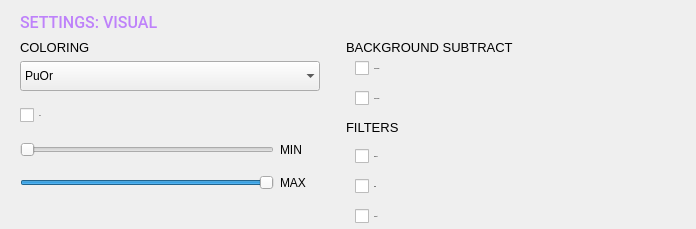
         <widget class="QWidget" name="datapointsPage">
          <property name="sizePolicy">
           <sizepolicy hsizetype="Expanding" vsizetype="Preferred">
            <horstretch>0</horstretch>
            <verstretch>0</verstretch>
           </sizepolicy>
          </property>
          <property name="layoutDirection">
           <enum>Qt::LeftToRight</enum>
          </property>
          <property name="autoFillBackground">
           <bool>false</bool>
          </property>
          <layout class="QHBoxLayout" name="horizontalLayout">
           <property name="leftMargin">
            <number>0</number>
           </property>
           <property name="rightMargin">
            <number>0</number>
           </property>
           <property name="bottomMargin">
            <number>0</number>
           </property>
           <item>
            <widget class="QFrame" name="frame_8">
             <property name="sizePolicy">
              <sizepolicy hsizetype="Preferred" vsizetype="Preferred">
               <horstretch>0</horstretch>
               <verstretch>0</verstretch>
              </sizepolicy>
             </property>
             <property name="styleSheet">
              <string notr="true">QPushButton {
	color: rgb(170, 170, 170);
	text-align: left;
	border: none;
}</string>
             </property>
             <layout class="QGridLayout" name="gridLayout_5">
              <property name="leftMargin">
               <number>20</number>
              </property>
              <property name="topMargin">
               <number>0</number>
              </property>
              <property name="rightMargin">
               <number>0</number>
              </property>
              <property name="bottomMargin">
               <number>0</number>
              </property>
              <property name="spacing">
               <number>-1</number>
              </property>
              <item row="6" column="3">
               <spacer name="verticalSpacer_7">
                <property name="orientation">
                 <enum>Qt::Vertical</enum>
                </property>
                <property name="sizeHint" stdset="0">
                 <size>
                  <width>20</width>
                  <height>5</height>
                 </size>
                </property>
               </spacer>
              </item>
              <item row="3" column="0">
               <widget class="QWidget" name="colorGridWidget" native="true">
                <property name="sizePolicy">
                 <sizepolicy hsizetype="Expanding" vsizetype="Fixed">
                  <horstretch>0</horstretch>
                  <verstretch>0</verstretch>
                 </sizepolicy>
                </property>
                <property name="minimumSize">
                 <size>
                  <width>0</width>
                  <height>0</height>
                 </size>
                </property>
                <property name="maximumSize">
                 <size>
                  <width>1000000</width>
                  <height>16777215</height>
                 </size>
                </property>
                <layout class="QGridLayout" name="gridLayout_9">
                 <property name="leftMargin">
                  <number>0</number>
                 </property>
                 <property name="topMargin">
                  <number>0</number>
                 </property>
                 <property name="rightMargin">
                  <number>0</number>
                 </property>
                 <property name="bottomMargin">
                  <number>0</number>
                 </property>
                 <property name="horizontalSpacing">
                  <number>-1</number>
                 </property>
                 <property name="verticalSpacing">
                  <number>15</number>
                 </property>
                 <item row="5" column="1">
                  <widget class="QLabel" name="label_3">
                   <property name="text">
                    <string>MAX</string>
                   </property>
                  </widget>
                 </item>
                 <item row="3" column="0">
                  <widget class="QSlider" name="rangeSliderMin">
                   <property name="minimumSize">
                    <size>
                     <width>0</width>
                     <height>18</height>
                    </size>
                   </property>
                   <property name="maximum">
                    <number>99</number>
                   </property>
                   <property name="singleStep">
                    <number>1</number>
                   </property>
                   <property name="orientation">
                    <enum>Qt::Horizontal</enum>
                   </property>
                  </widget>
                 </item>
                 <item row="2" column="0">
                  <widget class="QCheckBox" name="logScaleCheckBox">
                   <property name="font">
                    <font>
                     <family>Roboto Medium</family>
                     <pointsize>-1</pointsize>
                    </font>
                   </property>
                   <property name="layoutDirection">
                    <enum>Qt::LeftToRight</enum>
                   </property>
                   <property name="autoFillBackground">
                    <bool>false</bool>
                   </property>
                   <property name="text">
                    <string notr="true">Log</string>
                   </property>
                   <property name="checked">
                    <bool>false</bool>
                   </property>
                  </widget>
                 </item>
                 <item row="2" column="1">
                  <spacer name="horizontalSpacer_12">
                   <property name="orientation">
                    <enum>Qt::Horizontal</enum>
                   </property>
                   <property name="sizeType">
                    <enum>QSizePolicy::Fixed</enum>
                   </property>
                   <property name="sizeHint" stdset="0">
                    <size>
                     <width>40</width>
                     <height>20</height>
                    </size>
                   </property>
                  </spacer>
                 </item>
                 <item row="5" column="0">
                  <widget class="QSlider" name="rangeSliderMax">
                   <property name="minimumSize">
                    <size>
                     <width>0</width>
                     <height>18</height>
                    </size>
                   </property>
                   <property name="maximum">
                    <number>99</number>
                   </property>
                   <property name="value">
                    <number>99</number>
                   </property>
                   <property name="sliderPosition">
                    <number>99</number>
                   </property>
                   <property name="orientation">
                    <enum>Qt::Horizontal</enum>
                   </property>
                  </widget>
                 </item>
                 <item row="3" column="1">
                  <widget class="QLabel" name="label_2">
                   <property name="text">
                    <string>MIN</string>
                   </property>
                  </widget>
                 </item>
                 <item row="1" column="0" colspan="2">
                  <widget class="QComboBox" name="colorComboBox">
                   <property name="sizePolicy">
                    <sizepolicy hsizetype="Preferred" vsizetype="Fixed">
                     <horstretch>0</horstretch>
                     <verstretch>0</verstretch>
                    </sizepolicy>
                   </property>
                   <property name="minimumSize">
                    <size>
                     <width>100</width>
                     <height>30</height>
                    </size>
                   </property>
                   <property name="toolTip">
                    <string notr="true"/>
                   </property>
                   <property name="currentText">
                    <string>PuOr</string>
                   </property>
                   <property name="iconSize">
                    <size>
                     <width>150</width>
                     <height>20</height>
                    </size>
                   </property>
                   <property name="frame">
                    <bool>false</bool>
                   </property>
                   <item>
                    <property name="text">
                     <string notr="true">PuOr</string>
                    </property>
                    <property name="icon">
                     <iconset resource="resources.qrc">
                      <normaloff>:/icons/PuOr.png</normaloff>:/icons/PuOr.png</iconset>
                    </property>
                   </item>
                   <item>
                    <property name="text">
                     <string notr="true">RdYlBu</string>
                    </property>
                    <property name="icon">
                     <iconset resource="resources.qrc">
                      <normaloff>:/icons/RdYlBu.png</normaloff>:/icons/RdYlBu.png</iconset>
                    </property>
                   </item>
                   <item>
                    <property name="text">
                     <string notr="true">bwr</string>
                    </property>
                    <property name="icon">
                     <iconset resource="resources.qrc">
                      <normaloff>:/icons/bwr.png</normaloff>:/icons/bwr.png</iconset>
                    </property>
                   </item>
                   <item>
                    <property name="text">
                     <string notr="true">viridis</string>
                    </property>
                    <property name="icon">
                     <iconset resource="resources.qrc">
                      <normaloff>:/icons/viridis.png</normaloff>:/icons/viridis.png</iconset>
                    </property>
                   </item>
                   <item>
                    <property name="text">
                     <string notr="true">cividis</string>
                    </property>
                    <property name="icon">
                     <iconset resource="resources.qrc">
                      <normaloff>:/icons/cividis.png</normaloff>:/icons/cividis.png</iconset>
                    </property>
                   </item>
                   <item>
                    <property name="text">
                     <string notr="true">gray</string>
                    </property>
                    <property name="icon">
                     <iconset resource="resources.qrc">
                      <normaloff>:/icons/gray.png</normaloff>:/icons/gray.png</iconset>
                    </property>
                   </item>
                  </widget>
                 </item>
                </layout>
               </widget>
              </item>
              <item row="0" column="0">
               <widget class="QLabel" name="label_4">
                <property name="enabled">
                 <bool>true</bool>
                </property>
                <property name="sizePolicy">
                 <sizepolicy hsizetype="Preferred" vsizetype="Fixed">
                  <horstretch>0</horstretch>
                  <verstretch>0</verstretch>
                 </sizepolicy>
                </property>
                <property name="minimumSize">
                 <size>
                  <width>0</width>
                  <height>23</height>
                 </size>
                </property>
                <property name="font">
                 <font>
                  <family>Roboto Medium</family>
                  <pointsize>-1</pointsize>
                  <fontweight>Light</fontweight>
                 </font>
                </property>
                <property name="styleSheet">
                 <string notr="true">color: rgb(190, 130, 250);
 font-size:16px;</string>
                </property>
                <property name="frameShape">
                 <enum>QFrame::NoFrame</enum>
                </property>
                <property name="text">
                 <string>SETTINGS: VISUAL</string>
                </property>
                <property name="alignment">
                 <set>Qt::AlignLeading|Qt::AlignLeft|Qt::AlignVCenter</set>
                </property>
                <property name="margin">
                 <number>0</number>
                </property>
                <property name="indent">
                 <number>0</number>
                </property>
               </widget>
              </item>
              <item row="3" column="4" rowspan="3">
               <widget class="QWidget" name="widget_2" native="true">
                <property name="sizePolicy">
                 <sizepolicy hsizetype="Minimum" vsizetype="Preferred">
                  <horstretch>0</horstretch>
                  <verstretch>0</verstretch>
                 </sizepolicy>
                </property>
                <property name="minimumSize">
                 <size>
                  <width>300</width>
                  <height>0</height>
                 </size>
                </property>
                <property name="maximumSize">
                 <size>
                  <width>500</width>
                  <height>16777215</height>
                 </size>
                </property>
                <layout class="QVBoxLayout" name="verticalLayout_5">
                 <property name="spacing">
                  <number>-1</number>
                 </property>
                 <property name="leftMargin">
                  <number>0</number>
                 </property>
                 <property name="topMargin">
                  <number>0</number>
                 </property>
                 <property name="rightMargin">
                  <number>0</number>
                 </property>
                 <property name="bottomMargin">
                  <number>0</number>
                 </property>
                 <item>
                  <widget class="QFrame" name="bgndSubtractQFrame">
                   <property name="sizePolicy">
                    <sizepolicy hsizetype="Expanding" vsizetype="Fixed">
                     <horstretch>0</horstretch>
                     <verstretch>0</verstretch>
                    </sizepolicy>
                   </property>
                   <property name="minimumSize">
                    <size>
                     <width>330</width>
                     <height>0</height>
                    </size>
                   </property>
                   <property name="layoutDirection">
                    <enum>Qt::LeftToRight</enum>
                   </property>
                   <layout class="QVBoxLayout" name="verticalLayout_7">
                    <property name="spacing">
                     <number>15</number>
                    </property>
                    <property name="topMargin">
                     <number>0</number>
                    </property>
                    <property name="bottomMargin">
                     <number>0</number>
                    </property>
                    <item>
                     <widget class="QCheckBox" name="bgndSubtractXCheckBox">
                      <property name="sizePolicy">
                       <sizepolicy hsizetype="Fixed" vsizetype="Fixed">
                        <horstretch>0</horstretch>
                        <verstretch>0</verstretch>
                       </sizepolicy>
                      </property>
                      <property name="font">
                       <font>
                        <family>Roboto Medium</family>
                        <pointsize>-1</pointsize>
                       </font>
                      </property>
                      <property name="toolTip">
                       <string notr="true">Background subtraction along X</string>
                      </property>
                      <property name="text">
                       <string notr="true">Along X axis</string>
                      </property>
                      <property name="checked">
                       <bool>false</bool>
                      </property>
                      <property name="tristate">
                       <bool>false</bool>
                      </property>
                     </widget>
                    </item>
                    <item>
                     <widget class="QCheckBox" name="bgndSubtractYCheckBox">
                      <property name="sizePolicy">
                       <sizepolicy hsizetype="Fixed" vsizetype="Fixed">
                        <horstretch>0</horstretch>
                        <verstretch>0</verstretch>
                       </sizepolicy>
                      </property>
                      <property name="font">
                       <font>
                        <family>Roboto Medium</family>
                        <pointsize>-1</pointsize>
                       </font>
                      </property>
                      <property name="toolTip">
                       <string notr="true">Background subtraction along Y</string>
                      </property>
                      <property name="text">
                       <string notr="true">Along Y axis</string>
                      </property>
                      <property name="tristate">
                       <bool>false</bool>
                      </property>
                     </widget>
                    </item>
                   </layout>
                  </widget>
                 </item>
                 <item>
                  <widget class="QLabel" name="label_39">
                   <property name="styleSheet">
                    <string notr="true">font-size: 13px</string>
                   </property>
                   <property name="text">
                    <string>FILTERS</string>
                   </property>
                  </widget>
                 </item>
                 <item>
                  <widget class="QFrame" name="filterQFrame">
                   <property name="sizePolicy">
                    <sizepolicy hsizetype="Expanding" vsizetype="Fixed">
                     <horstretch>0</horstretch>
                     <verstretch>0</verstretch>
                    </sizepolicy>
                   </property>
                   <property name="minimumSize">
                    <size>
                     <width>0</width>
                     <height>0</height>
                    </size>
                   </property>
                   <property name="maximumSize">
                    <size>
                     <width>16777215</width>
                     <height>16777215</height>
                    </size>
                   </property>
                   <layout class="QVBoxLayout" name="verticalLayout_12">
                    <property name="spacing">
                     <number>15</number>
                    </property>
                    <property name="topMargin">
                     <number>0</number>
                    </property>
                    <property name="bottomMargin">
                     <number>0</number>
                    </property>
                    <item>
                     <widget class="QCheckBox" name="waveletCheckBox">
                      <property name="font">
                       <font>
                        <family>Roboto Medium</family>
                        <pointsize>-1</pointsize>
                       </font>
                      </property>
                      <property name="toolTip">
                       <string notr="true"/>
                      </property>
                      <property name="text">
                       <string notr="true">Denoise</string>
                      </property>
                     </widget>
                    </item>
                    <item>
                     <widget class="QCheckBox" name="edgeFilterCheckBox">
                      <property name="font">
                       <font>
                        <family>Roboto Medium</family>
                        <pointsize>-1</pointsize>
                       </font>
                      </property>
                      <property name="toolTip">
                       <string notr="true"/>
                      </property>
                      <property name="text">
                       <string notr="true">Edge</string>
                      </property>
                     </widget>
                    </item>
                    <item>
                     <widget class="QCheckBox" name="topHatCheckBox">
                      <property name="font">
                       <font>
                        <family>Roboto Medium</family>
                        <pointsize>-1</pointsize>
                       </font>
                      </property>
                      <property name="toolTip">
                       <string notr="true"/>
                      </property>
                      <property name="text">
                       <string notr="true">Top-hat</string>
                      </property>
                     </widget>
                    </item>
                   </layout>
                  </widget>
                 </item>
                </layout>
               </widget>
              </item>
              <item row="5" column="5">
               <spacer name="horizontalSpacer_13">
                <property name="orientation">
                 <enum>Qt::Horizontal</enum>
                </property>
                <property name="sizeType">
                 <enum>QSizePolicy::Expanding</enum>
                </property>
                <property name="sizeHint" stdset="0">
                 <size>
                  <width>20</width>
                  <height>20</height>
                 </size>
                </property>
               </spacer>
              </item>
              <item row="2" column="4">
               <widget class="QLabel" name="label_38">
                <property name="styleSheet">
                 <string notr="true">font-size: 13px</string>
                </property>
                <property name="text">
                 <string>BACKGROUND SUBTRACT</string>
                </property>
               </widget>
              </item>
              <item row="5" column="0">
               <widget class="QWidget" name="widget" native="true">
                <property name="sizePolicy">
                 <sizepolicy hsizetype="Minimum" vsizetype="Preferred">
                  <horstretch>0</horstretch>
                  <verstretch>0</verstretch>
                 </sizepolicy>
                </property>
                <property name="minimumSize">
                 <size>
                  <width>300</width>
                  <height>0</height>
                 </size>
                </property>
                <property name="maximumSize">
                 <size>
                  <width>500</width>
                  <height>16777215</height>
                 </size>
                </property>
                <layout class="QVBoxLayout" name="verticalLayout_2">
                 <property name="leftMargin">
                  <number>0</number>
                 </property>
                 <property name="topMargin">
                  <number>0</number>
                 </property>
                 <property name="rightMargin">
                  <number>0</number>
                 </property>
                 <property name="bottomMargin">
                  <number>0</number>
                 </property>
                </layout>
               </widget>
              </item>
              <item row="2" column="0">
               <widget class="QLabel" name="label_40">
                <property name="styleSheet">
                 <string notr="true">font-size: 13px</string>
                </property>
                <property name="text">
                 <string>COLORING</string>
                </property>
               </widget>
              </item>
             </layout>
            </widget>
           </item>
          </layout>
         </widget>
